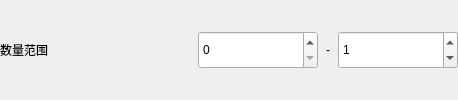
                      <widget class="QWidget" name="CountBasisPage">
                       <layout class="QHBoxLayout" name="horizontalLayout_CountRange">
                        <property name="spacing">
                         <number>8</number>
                        </property>
                        <property name="leftMargin">
                         <number>0</number>
                        </property>
                        <property name="topMargin">
                         <number>0</number>
                        </property>
                        <property name="rightMargin">
                         <number>0</number>
                        </property>
                        <property name="bottomMargin">
                         <number>0</number>
                        </property>
                        <item>
                         <widget class="QLabel" name="CountRangeLabel">
                          <property name="minimumSize">
                           <size>
                            <width>150</width>
                            <height>0</height>
                           </size>
                          </property>
                          <property name="text">
                           <string>数量范围</string>
                          </property>
                          <property name="role" stdset="0">
                           <string>rowField</string>
                          </property>
                         </widget>
                        </item>
                        <item>
                         <spacer name="horizontalSpacer_CountRange">
                          <property name="orientation">
                           <enum>Qt::Horizontal</enum>
                          </property>
                          <property name="sizeHint" stdset="0">
                           <size>
                            <width>40</width>
                            <height>20</height>
                           </size>
                          </property>
                         </spacer>
                        </item>
                        <item>
                         <widget class="QSpinBox" name="minCountSpinBox">
                          <property name="minimumSize">
                           <size>
                            <width>120</width>
                            <height>38</height>
                           </size>
                          </property>
                          <property name="minimum">
                           <number>0</number>
                          </property>
                          <property name="maximum">
                           <number>999</number>
                          </property>
                          <property name="value">
                           <number>0</number>
                          </property>
                         </widget>
                        </item>
                        <item>
                         <widget class="QLabel" name="CountRangeDashLabel">
                          <property name="text">
                           <string>-</string>
                          </property>
                          <property name="alignment">
                           <set>Qt::AlignCenter</set>
                          </property>
                         </widget>
                        </item>
                        <item>
                         <widget class="QSpinBox" name="maxCountSpinBox">
                          <property name="minimumSize">
                           <size>
                            <width>120</width>
                            <height>38</height>
                           </size>
                          </property>
                          <property name="minimum">
                           <number>0</number>
                          </property>
                          <property name="maximum">
                           <number>999</number>
                          </property>
                          <property name="value">
                           <number>1</number>
                          </property>
                         </widget>
                        </item>
                       </layout>
                      </widget>
